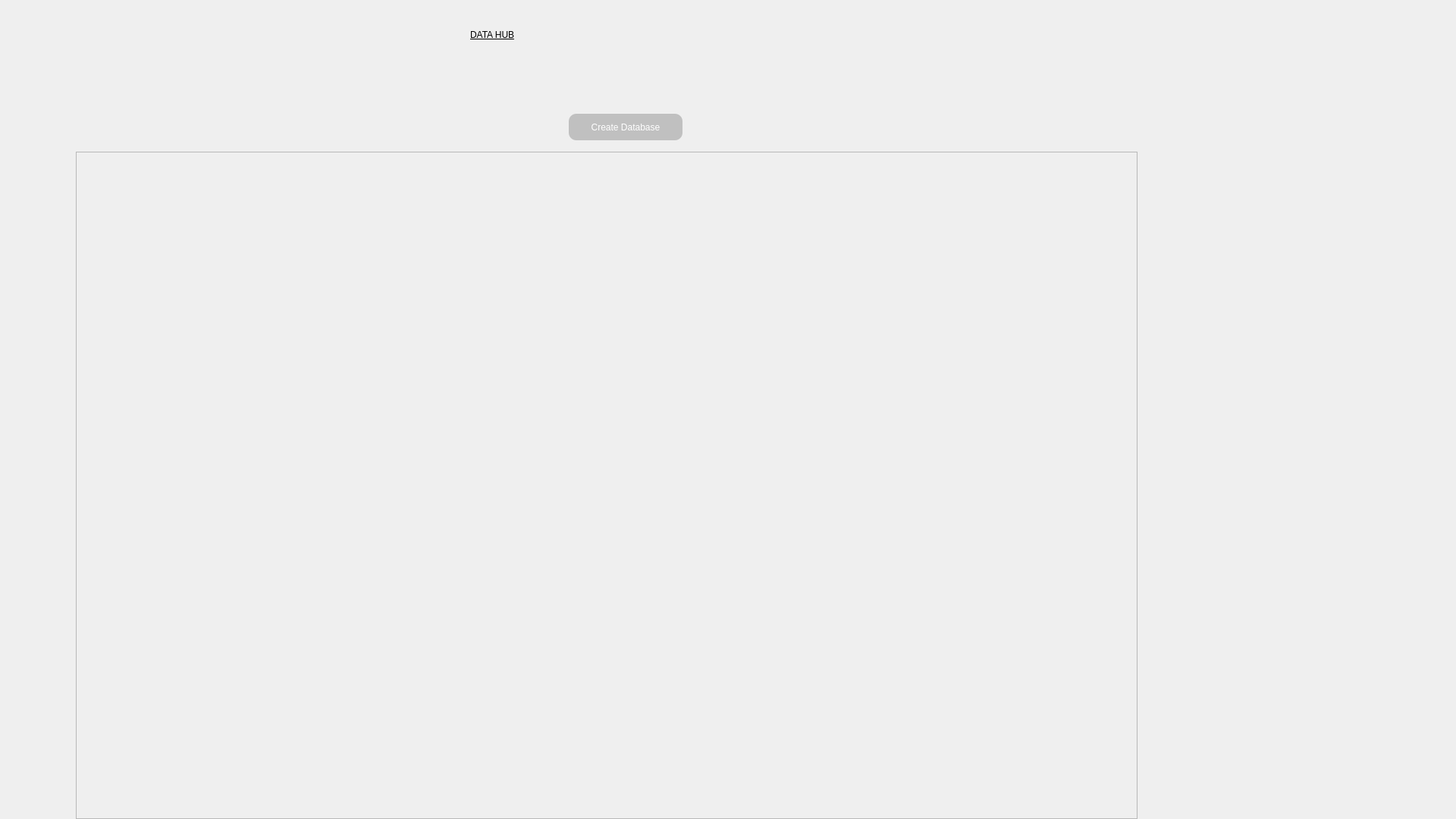
<?xml version="1.0" encoding="UTF-8"?>
<ui version="4.0">
 <class>MainScreen</class>
 <widget class="QMainWindow" name="MainScreen">
  <property name="geometry">
   <rect>
    <x>0</x>
    <y>0</y>
    <width>1920</width>
    <height>1080</height>
   </rect>
  </property>
  <property name="windowTitle">
   <string>MainScreen</string>
  </property>
  <property name="styleSheet">
   <string notr="true">background-image: url(:/image/download.jpeg)
</string>
  </property>
  <widget class="QWidget" name="centralwidget">
   <widget class="QPushButton" name="btn_createDatabase">
    <property name="geometry">
     <rect>
      <x>750</x>
      <y>150</y>
      <width>150</width>
      <height>35</height>
     </rect>
    </property>
    <property name="styleSheet">
     <string notr="true">border-radius: 10px;
font: 900 9pt &quot;Segoe UI Black&quot;;
border-width: 5px;
border-color: black;
background: silver;
color: white
</string>
    </property>
    <property name="text">
     <string>Create Database</string>
    </property>
   </widget>
   <widget class="QFrame" name="frame">
    <property name="geometry">
     <rect>
      <x>100</x>
      <y>200</y>
      <width>1400</width>
      <height>880</height>
     </rect>
    </property>
    <property name="styleSheet">
     <string notr="true"/>
    </property>
    <property name="frameShape">
     <enum>QFrame::StyledPanel</enum>
    </property>
    <property name="frameShadow">
     <enum>QFrame::Raised</enum>
    </property>
   </widget>
   <widget class="QLabel" name="label">
    <property name="geometry">
     <rect>
      <x>620</x>
      <y>0</y>
      <width>381</width>
      <height>91</height>
     </rect>
    </property>
    <property name="styleSheet">
     <string notr="true">
color: black;
text-decoration: underline;
font: 900 50pt &quot;Segoe UI Black&quot;;
background-color: transparent;</string>
    </property>
    <property name="text">
     <string>DATA HUB</string>
    </property>
   </widget>
  </widget>
 </widget>
 <resources/>
 <connections/>
</ui>
